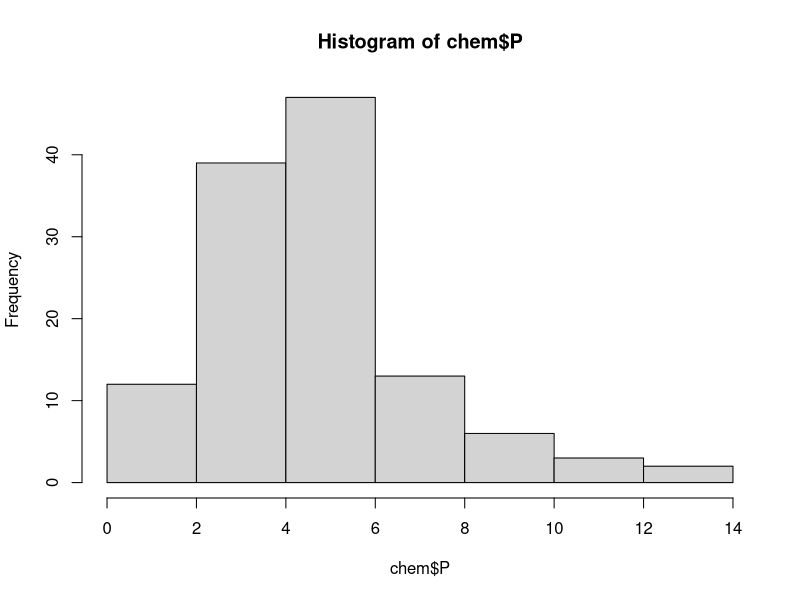
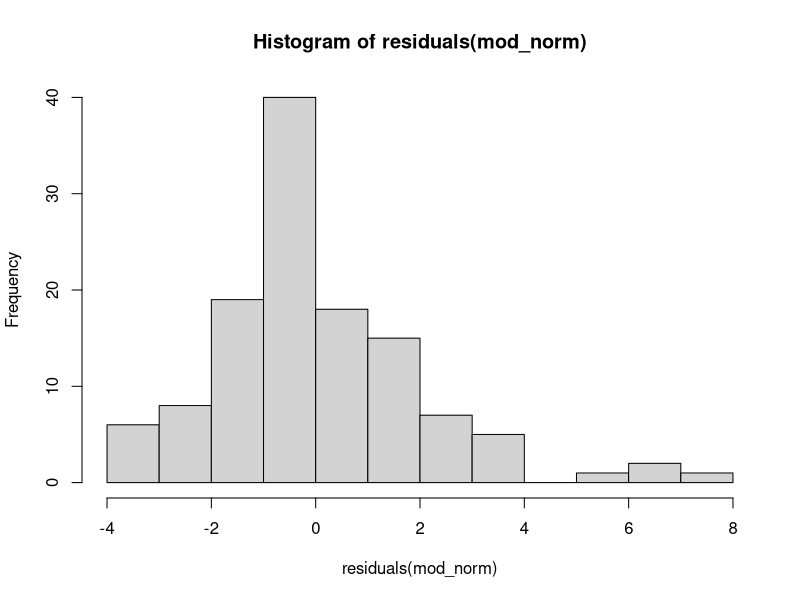
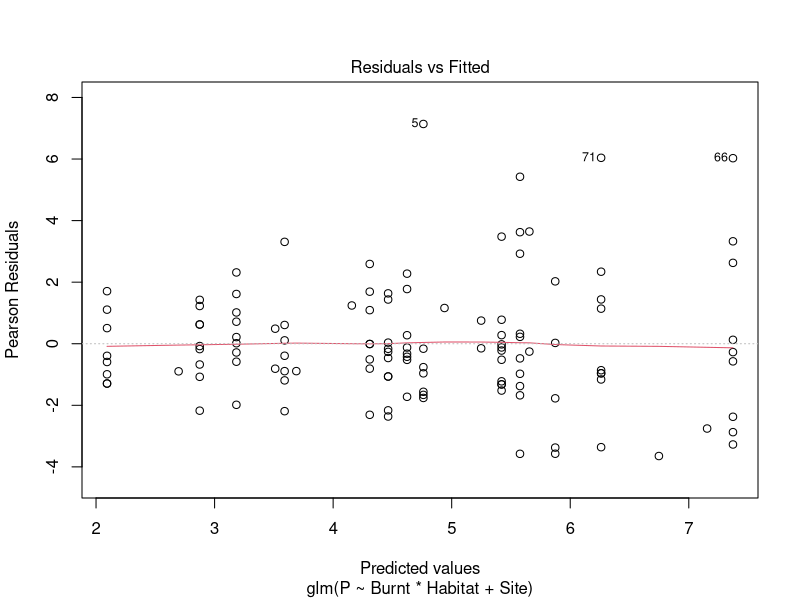
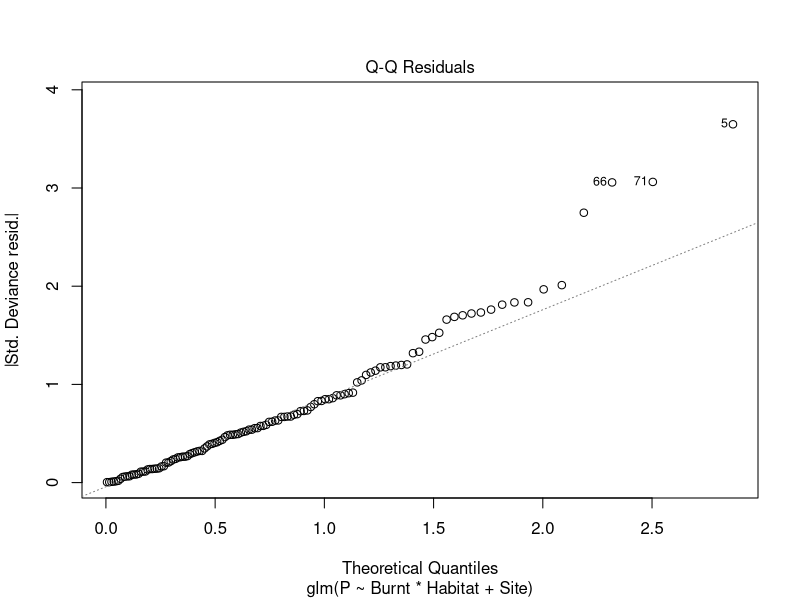
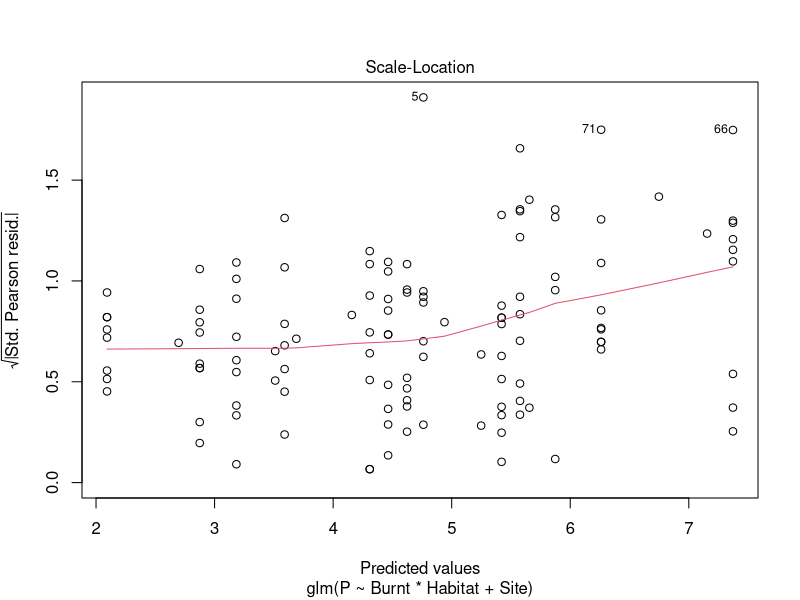
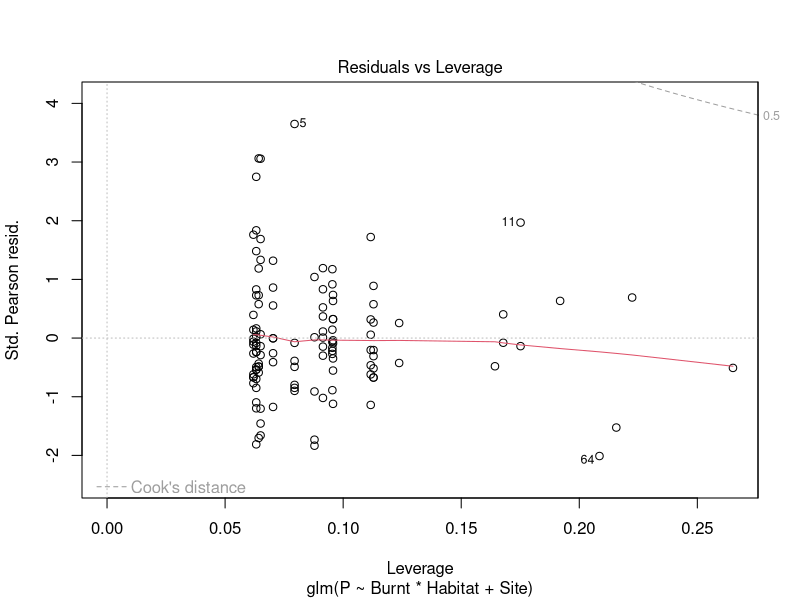
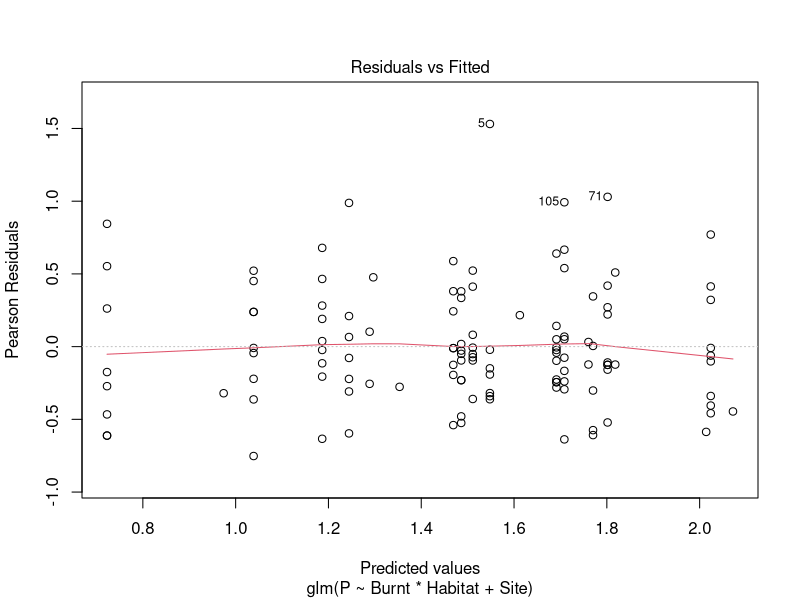
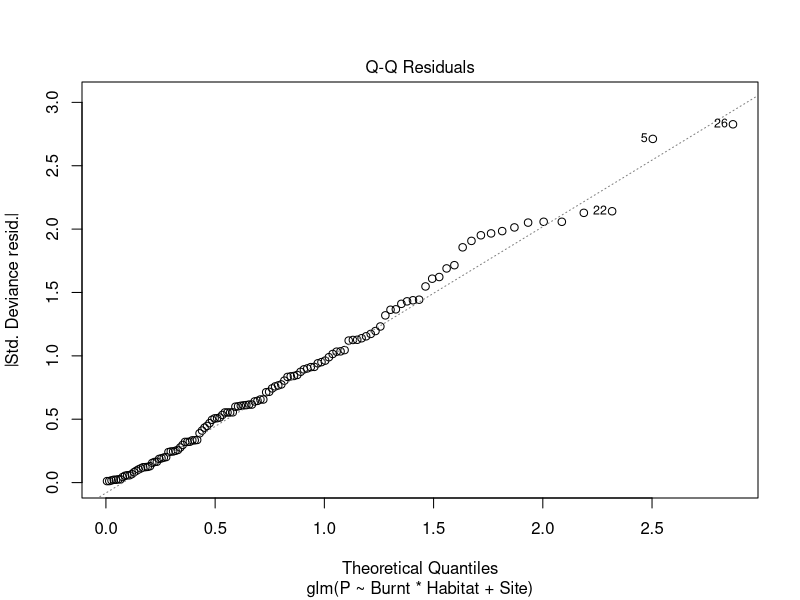

Generate these figures, in order, with R: (Note: this script raises an error after producing the figures.)
# GLM with continous response 
# varible

# load dataset

chem <- read.csv("chem_example.csv")

# This dataset contains data on soil 
# chemistry for quadrats within 6 sites. 
# The variable of interest is burning, 
# in particular it's effect on soil 
# chemistry


names(chem)
str(chem)
summary(chem)

# Let's look at P - Phosphorus

summary(chem$P)

# Note all positive and continous
hist(chem$P)

# an optimist fits a normal model first.. 

mod_norm <- glm(P ~ Burnt * Habitat + Site, 
                data = chem)

# plot residuals
hist(residuals(mod_norm))

# formal normality test
shapiro.test(residuals(mod_norm))


# p-value < 0.05 therefore not normal...

plot(mod_norm)

# Try a gamma distribution with a 
# log link

mod_log <- glm(P ~ Burnt * Habitat + Site, 
               data = chem, 
               family = "Gamma"(link = "log"))

# plot

plot(mod_log)

res1 <- residuals(mod_log, 
                  type = "deviance")

# plot residuals
hist(res1)

# test residuals
shapiro.test(res1)

summary(mod_log)

# load car package to use Anova
library("car")
Anova(mod_log, type = "III")

# GLM with count data ----

# First example: Australian amphibian 
# roadkill, (ARR) from Zuur et al. 2009

AAR <- read.table("RoadKills.txt", 
                  header = TRUE)

# Standard data exploration
names(AAR)
str(AAR)
summary(AAR)

hist(AAR$TOT.N)
class(AAR$TOT.N)
summary(AAR$TOT.N)
plot(AAR$TOT.N)

# Poisson model as a starting point 
# for count data (integers/positive)

mod_ARR <- glm(TOT.N ~ D.PARK, 
               data = AAR, 
               family = "poisson"(link = "log"))

summary(mod_ARR)

theta <- mod_ARR$deviance/mod_ARR$df.residual
theta

# check number of zeros in dataset

length(which(AAR$TOT.N == 0))

# rule of thumb for this is: 
# we want theta = 1, 
# theta < 2 is okay,  
# theta >2 and <15 try 
# quassipoisson, 
# theta > 15 try 
# negative binomial
# or if you prefer (as I do) 
# go straight to negative 
# binomial at theta > 2

hist(AAR$TOT.N, breaks = 20)

# function for negative binomial is glm.nb 

?glm.nb

# note: there is no family specification
mod_nbin <- glm.nb(TOT.N ~ D.PARK, 
                   data = AAR) 

theta <- mod_nbin$deviance/mod_nbin$df.residual
theta

# negative binomial solves 
# our overdispersion problem...
plot(mod_nbin)

res2 <- residuals(mod_nbin, 
                  type = "deviance")
hist(res2)
shapiro.test(res2)

# residuals are okay...

summary(mod_nbin)

# a little plotting

pred_amph <- predict(mod_nbin, 
                     type = "response", 
                     se.fit = TRUE)
str(pred_amph)

# plot with standard error
plot(AAR$TOT.N~AAR$D.PARK, 
     ylab = "No. of roadkill", 
     xlab = "Distance from park")

# predicted line
lines(pred_ambh$fit~AAR$D.PARK, 
      type = "l", col = "red", lwd = 1.5)

# upper standard error
lines(pred_ambh$fit + 
        pred_ambh$se.fit ~ AAR$D.PARK, 
      type = "l", col = "blue", lwd = 1, 
      lty = 2)

# lower standard error
lines(pred_ambh$fit - 
        pred_ambh$se.fit ~ AAR$D.PARK, 
      type = "l", col = "blue", lwd = 1, 
      lty = 2)


# with 95% confidence
# upper confidence interval
lines(pred_ambh$fit + pred_ambh$se.fit * 1.96 ~ 
        AAR$D.PARK, type = "l", col = "black", 
      lwd = 1, lty = 3)

# lower confidence interval
lines(pred_ambh$fit - pred_ambh$se.fit * 1.96 ~ 
        AAR$D.PARK, type = "l", col = "black", 
      lwd = 1, lty = 3)

# Another count example (zero-inflation) -----

birds<- read.csv("birds.csv")

str(birds)
names(birds)
summary(birds)

hist(birds$MP, breaks = 10)
summary(birds$MP)

# Check for zeros
length(birds$MP)
length(which(birds$MP==0))


mp_mod <- glm(MP ~ Burnt * Habitat + Site, 
              data = birds, 
              family = "poisson"(link = "log"))

# check for overdispersion

theta <- mp_mod$deviance/mp_mod$df.residual
theta

# let's look at zero-inflation

hist(birds$MP)

summary(birds$MP)

# calculate the proportion
# of the data which are '0'
length(which(birds$MP==0))/length(birds$MP)


# try the model with no 0 data ....

mp_mod_2 <- glm(MP ~ Burnt * Habitat + Site, 
                data = birds[birds$MP != 0,], 
                family = "poisson"(link = "log"))


# overdispersion test

theta <- mp_mod_2$deviance/mp_mod_2$df.residual
theta

# zero inflation causes a large amount of 
# the over-dispersion, hence fit 
# Zeroinflated model

# load pscl
install.packages("pscl")
library("pscl")

ZAPmod <- hurdle(MP ~ Burnt * Habitat + 
                   Site|Burnt*Habitat + Site, 
                 data = birds, dist = "poisson", 
                 link = "logit")


# compare AIC with non-zeroaltered
AIC(ZAPmod)
AIC(mp_mod)

summary(ZAPmod)


# a presence absence example

# convert data from number of observations
# to presence (1) absence (0) format

birds$MP_PA <- birds$MP
birds$MP_PA[birds$MP_PA > 0] <- 1


# a presence absence model.. 


mp_mod_pa <- glm(MP_PA ~ Burnt * 
                   Habitat + Site, 
                 data = birds, 
                 family = "binomial"(link = "logit"))

mp_mod_pa

theta <- mp_mod_pa$deviance/mp_mod_pa$df.residual
theta

# rule of thumb is if theta > 1.5 
# try quassi-binomial

pred_PA <- predict(mp_mod_pa, 
                   type = "response", 
                   se.fit = TRUE)
plot(pred_PA$fit~birds$Habitat)

# END
